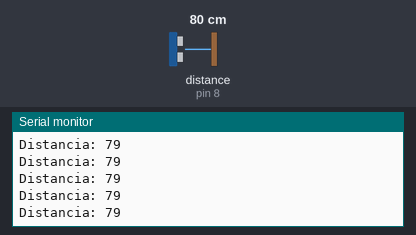
Bench run of a sketch on a simulated Arduino Uno, built with avr-gcc and run on an emulated ATmega328P. Parts: the last lines printed to the serial monitor. Wiring (inferred from the names in the program): ultrasonic range finder: trigger pin 7; echo pin 8. Inputs (shaded band) come from the test bench; at power-on: distance to the obstacle (sensor on pin 8) 80 cm. The echo pulse lasts 58.3 µs per cm.

Above: at 1.2 s.
1.3 s: distance to the obstacle (sensor on pin 8) set to 2 cm
At 1.38 s:
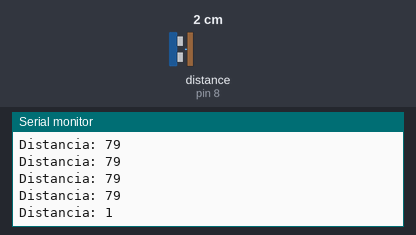
4.3 s: distance to the obstacle (sensor on pin 8) set to 4 cm
At 4.3 s:
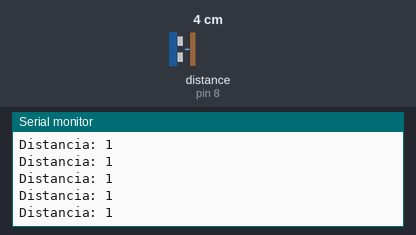
5.8 s: distance to the obstacle (sensor on pin 8) set to 35 cm
At 5.81 s:
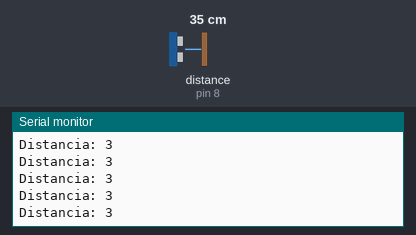
8.8 s: distance to the obstacle (sensor on pin 8) set to 250 cm
At 8.9 s:
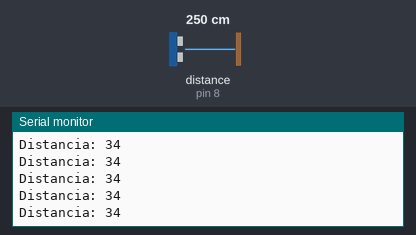
Timing chart, 0 to 11.8 s (numbered marks = the images above; inputs shaded):
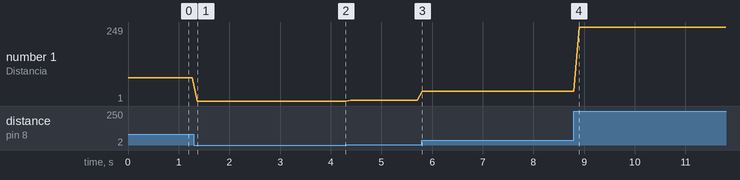

The sketch:

medicionDistanciasUS.ino
```cpp
//Definimos los pines echo y trigger
#define trig 7
#define echo 8
long dameDistancia(){
long espacio;
long tiempo;
//Apagamos (para evitar falsas lecturas) y encendemos Trigger durante 10 us
digitalWrite(trig,LOW);
delayMicroseconds(4);
digitalWrite(trig,HIGH);
delayMicroseconds(10);
digitalWrite(trig,LOW);
//Medimos el tiempo en us que tarda en volver el pulso y realizamos el cálculo.
tiempo=pulseIn(echo,HIGH);
espacio=tiempo/58.309;
//La función devuelve un valor de tipo long correspondiente a la distancia en cm.
return espacio;
}
void setup() {
//trigger es OUTPUT, echo INPUT
pinMode(trig, OUTPUT);
pinMode(echo,INPUT);
//Inicializamos el puerto serie
Serial.begin(9600);
}

void loop() {
 //Utilizamos una variable local
long distancia=dameDistancia();
//Imprimimos la variable por el puerto serie
Serial.print("Distancia: ");
Serial.println(distancia);
//Tiempo mínimo para evitar desfases
delay(100);
}
```

Measured:
- after the input at 1.3 s, the serial monitor: prints a new line after 0.07 s (image 1)
- plotted number 1: 79 → 1 after the input at 1.3 s, 1 → 3 after the input at 4.3 s, 3 → 34 after the input at 5.8 s, 34 → 249 after the input at 8.8 s
